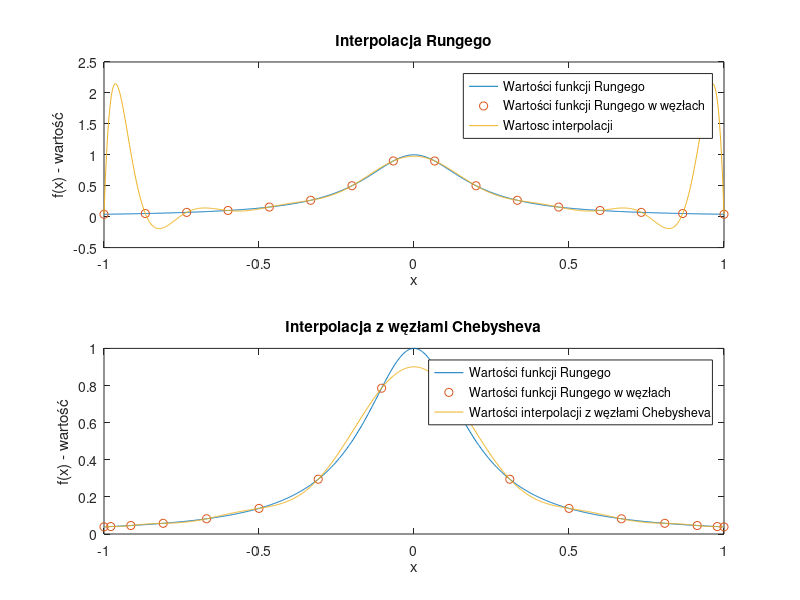

The MATLAB script that drew this image:
function [nodes_Chebyshev, V, V2, original_Runge, interpolated_Runge, interpolated_Runge_Chebyshev] = zadanie2()
% nodes_Chebyshev - wektor wierszowy zawierający N=16 węzłów Czebyszewa drugiego rodzaju
% V - macierz Vandermonde obliczona dla 16 węzłów interpolacji rozmieszczonych równomiernie w przedziale [-1,1]
% V2 - macierz Vandermonde obliczona dla węzłów interpolacji zdefiniowanych w wektorze nodes_Chebyshev
% original_Runge - wektor wierszowy zawierający wartości funkcji Runge dla wektora x_fine=linspace(-1, 1, 1000)
% interpolated_Runge - wektor wierszowy wartości funkcji interpolującej określonej dla równomiernie rozmieszczonych węzłów interpolacji
% interpolated_Runge_Chebyshev - wektor wierszowy wartości funkcji interpolującej wyznaczonej
%       przy zastosowaniu 16 węzłów Czebyszewa zawartych w nodes_Chebyshev 
    N = 16;
    x_fine = linspace(-1, 1, 1000);
    

    V = vandermonde_matrix(N);
    


    original_Runge = 1 ./ (1 + 25 * x_fine.^2);
    interpolated_Runge = [] %cell(1, length(N));

    subplot(2,1,1);
    plot(x_fine, original_Runge, 'DisplayName', ["Wartości funkcji Rungego"]);
    title('Interpolacja Rungego');
    xlabel('x');
    ylabel('f(x) - wartość');
    hold on;
   
    x_nodes = linspace(-1, 1, N);  % węzły interpolacji
    values = 1 ./ (1 + 25 * x_nodes.^2)  % wartości funkcji interpolowanej w węzłach interpolacji
    plot(x_nodes, values, 'o', 'DisplayName', ["Wartości funkcji Rungego w węzłach"])

    c_runge = V \ values'; % współczynniki wielomianu interpolującego
    interpolated_Runge = polyval(flipud(c_runge), x_fine); % interpolacja
    plot(x_fine, interpolated_Runge, 'DisplayName', ["Wartosc interpolacji"]);  % plot interpolated_Runge{i}
    legend show;
    hold off

    subplot(2,1,2);
    plot(x_fine, original_Runge, 'DisplayName', ["Wartości funkcji Rungego"]);

    title('Interpolacja z węzłami Chebysheva');
    xlabel('x');
    ylabel('f(x) - wartość');
    hold on;


    nodes_Chebyshev = get_Chebyshev_nodes(N);
    V2 = vandermonde_matrix_chebyshev(N, nodes_Chebyshev);
    values = 1 ./ (1 + 25 * nodes_Chebyshev.^2)  % wartości funkcji interpolowanej w węzłach interpolacji

    plot(nodes_Chebyshev, values, 'o', 'DisplayName', ["Wartości funkcji Rungego w węzłach"])

    c_runge = V2 \ values'; % współczynniki wielomianu interpolującego
    interpolated_Runge_Chebyshev = polyval(flipud(c_runge), x_fine); % interpolacja


    plot(x_fine, interpolated_Runge_Chebyshev, 'DisplayName', ["Wartości interpolacji z węzłami Chebysheva"]);  % plot interpolated_Runge{i}
    legend show;
    hold off

    print('zadanie2','-dpng')

end

function V = vandermonde_matrix_chebyshev(N, x_coarse)
    for i = 1:N
        V(:, i) = x_coarse.^(i-1);
    end
end

function V = vandermonde_matrix(N)
    % Generuje macierz Vandermonde dla N równomiernie rozmieszczonych w przedziale [-1, 1] węzłów interpolacji
    x_coarse = linspace(-1,1,N);

    V = zeros(N, N);
    

    for i = 1:N
        V(:, i) = x_coarse.^(i-1);
    end
    %for j = 1:N
    %   for i = 1:N
    %        V(i, j) = x_coarse(i)^(N-j);
    %    end
    %end

end

function nodes = get_Chebyshev_nodes(N)
    % oblicza N węzłów Czebyszewa drugiego rodzaju
    nodes = size(N);

    for i = 1:N
        nodes(i) = cos( ( (i-1)*pi) / (N-1));
    end
end